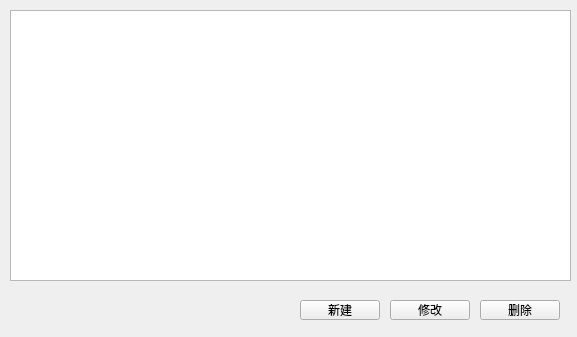
<?xml version="1.0" encoding="UTF-8"?>
<ui version="4.0">
 <class>AccountForm</class>
 <widget class="QWidget" name="AccountForm">
  <property name="geometry">
   <rect>
    <x>0</x>
    <y>0</y>
    <width>577</width>
    <height>337</height>
   </rect>
  </property>
  <property name="windowTitle">
   <string>账户管理</string>
  </property>
  <widget class="QTableView" name="tableView">
   <property name="geometry">
    <rect>
     <x>10</x>
     <y>10</y>
     <width>561</width>
     <height>271</height>
    </rect>
   </property>
  </widget>
  <widget class="QPushButton" name="pushButton">
   <property name="geometry">
    <rect>
     <x>300</x>
     <y>300</y>
     <width>80</width>
     <height>20</height>
    </rect>
   </property>
   <property name="text">
    <string>新建</string>
   </property>
  </widget>
  <widget class="QPushButton" name="pushButton_2">
   <property name="geometry">
    <rect>
     <x>480</x>
     <y>300</y>
     <width>80</width>
     <height>20</height>
    </rect>
   </property>
   <property name="text">
    <string>删除</string>
   </property>
  </widget>
  <widget class="QPushButton" name="pushButton_3">
   <property name="geometry">
    <rect>
     <x>390</x>
     <y>300</y>
     <width>80</width>
     <height>20</height>
    </rect>
   </property>
   <property name="text">
    <string>修改</string>
   </property>
  </widget>
 </widget>
 <resources/>
 <connections/>
</ui>
